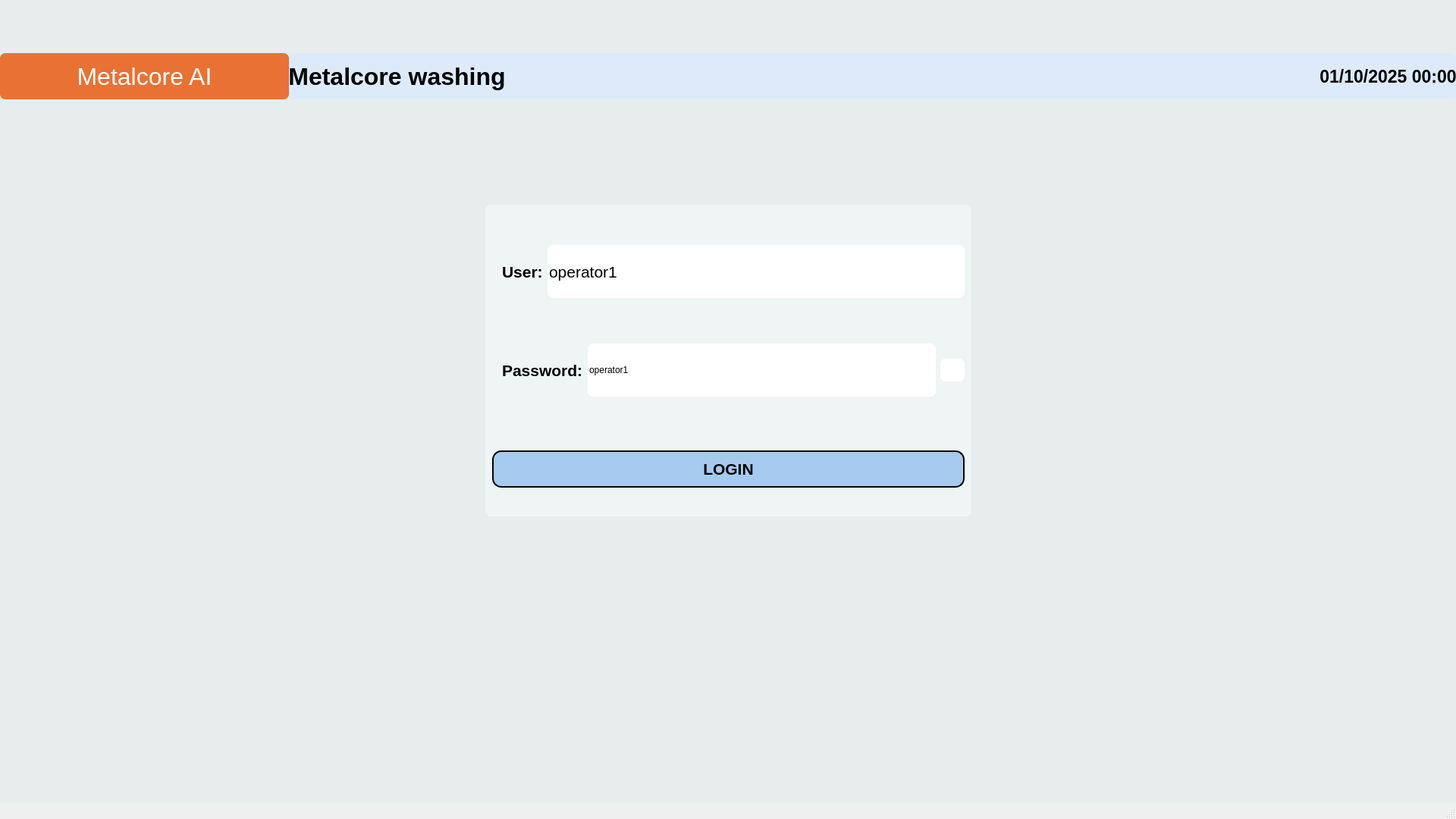
<?xml version="1.0" encoding="UTF-8"?>
<ui version="4.0">
 <class>MainWindow</class>
 <widget class="QMainWindow" name="MainWindow">
  <property name="enabled">
   <bool>true</bool>
  </property>
  <property name="geometry">
   <rect>
    <x>0</x>
    <y>0</y>
    <width>1920</width>
    <height>1080</height>
   </rect>
  </property>
  <property name="sizePolicy">
   <sizepolicy hsizetype="Preferred" vsizetype="Preferred">
    <horstretch>0</horstretch>
    <verstretch>0</verstretch>
   </sizepolicy>
  </property>
  <property name="windowTitle">
   <string>MainWindow</string>
  </property>
  <widget class="QWidget" name="centralwidget">
   <property name="styleSheet">
    <string notr="true">background-color: rgba(231,237,236,255);</string>
   </property>
   <widget class="QWidget" name="widget_2" native="true">
    <property name="geometry">
     <rect>
      <x>640</x>
      <y>270</y>
      <width>641</width>
      <height>411</height>
     </rect>
    </property>
    <property name="styleSheet">
     <string notr="true">
background-color: rgba(239,245,245,255);
border-radius: 7px;</string>
    </property>
    <layout class="QVBoxLayout" name="verticalLayout_3">
     <item>
      <widget class="QWidget" name="widget_9" native="true">
       <property name="maximumSize">
        <size>
         <width>16777215</width>
         <height>20</height>
        </size>
       </property>
       <layout class="QHBoxLayout" name="horizontalLayout_13"/>
      </widget>
     </item>
     <item>
      <widget class="QWidget" name="widget_8" native="true">
       <layout class="QHBoxLayout" name="horizontalLayout_12">
        <item>
         <widget class="QLabel" name="label_14">
          <property name="sizePolicy">
           <sizepolicy hsizetype="Fixed" vsizetype="Preferred">
            <horstretch>0</horstretch>
            <verstretch>0</verstretch>
           </sizepolicy>
          </property>
          <property name="text">
           <string/>
          </property>
          <property name="pixmap">
           <pixmap>all-icons/management.png</pixmap>
          </property>
         </widget>
        </item>
        <item>
         <widget class="QLabel" name="label_13">
          <property name="sizePolicy">
           <sizepolicy hsizetype="Fixed" vsizetype="Preferred">
            <horstretch>0</horstretch>
            <verstretch>0</verstretch>
           </sizepolicy>
          </property>
          <property name="font">
           <font>
            <pointsize>16</pointsize>
            <weight>75</weight>
            <bold>true</bold>
           </font>
          </property>
          <property name="text">
           <string>User:</string>
          </property>
         </widget>
        </item>
        <item>
         <widget class="QLineEdit" name="lineedit_username">
          <property name="sizePolicy">
           <sizepolicy hsizetype="Preferred" vsizetype="Fixed">
            <horstretch>0</horstretch>
            <verstretch>0</verstretch>
           </sizepolicy>
          </property>
          <property name="maximumSize">
           <size>
            <width>1000</width>
            <height>70</height>
           </size>
          </property>
          <property name="font">
           <font>
            <family>MS Shell Dlg 2</family>
            <pointsize>16</pointsize>
            <weight>50</weight>
            <italic>false</italic>
            <bold>false</bold>
           </font>
          </property>
          <property name="styleSheet">
           <string notr="true">background-color: rgb(255, 255, 255);
font: 16pt &quot;MS Shell Dlg 2&quot;;</string>
          </property>
          <property name="text">
           <string>operator1</string>
          </property>
         </widget>
        </item>
       </layout>
      </widget>
     </item>
     <item>
      <widget class="QWidget" name="widget_14" native="true">
       <layout class="QHBoxLayout" name="horizontalLayout_2">
        <item>
         <widget class="QLabel" name="label_10">
          <property name="sizePolicy">
           <sizepolicy hsizetype="Fixed" vsizetype="Preferred">
            <horstretch>0</horstretch>
            <verstretch>0</verstretch>
           </sizepolicy>
          </property>
          <property name="text">
           <string/>
          </property>
          <property name="pixmap">
           <pixmap>all-icons/parameter.png</pixmap>
          </property>
         </widget>
        </item>
        <item>
         <widget class="QLabel" name="label_15">
          <property name="sizePolicy">
           <sizepolicy hsizetype="Fixed" vsizetype="Preferred">
            <horstretch>0</horstretch>
            <verstretch>0</verstretch>
           </sizepolicy>
          </property>
          <property name="font">
           <font>
            <pointsize>16</pointsize>
            <weight>75</weight>
            <bold>true</bold>
           </font>
          </property>
          <property name="text">
           <string>Password:</string>
          </property>
         </widget>
        </item>
        <item>
         <widget class="QLineEdit" name="lineedit_password">
          <property name="maximumSize">
           <size>
            <width>1000</width>
            <height>70</height>
           </size>
          </property>
          <property name="styleSheet">
           <string notr="true">background-color: rgb(255, 255, 255);
font: 16pt &quot;MS Shell Dlg 2&quot;;</string>
          </property>
          <property name="text">
           <string>operator1</string>
          </property>
         </widget>
        </item>
        <item>
         <widget class="QPushButton" name="button_show_password">
          <property name="maximumSize">
           <size>
            <width>50</width>
            <height>30</height>
           </size>
          </property>
          <property name="styleSheet">
           <string notr="true">background-color: rgb(255, 255, 255);</string>
          </property>
          <property name="text">
           <string/>
          </property>
          <property name="icon">
           <iconset>
            <normaloff>../Icon/icons8-show-password-50.png</normaloff>../Icon/icons8-show-password-50.png</iconset>
          </property>
          <property name="iconSize">
           <size>
            <width>30</width>
            <height>30</height>
           </size>
          </property>
         </widget>
        </item>
       </layout>
      </widget>
     </item>
     <item>
      <widget class="QWidget" name="widget_10" native="true">
       <property name="maximumSize">
        <size>
         <width>16777215</width>
         <height>1000</height>
        </size>
       </property>
       <layout class="QHBoxLayout" name="horizontalLayout_14">
        <item>
         <widget class="QPushButton" name="button_login">
          <property name="sizePolicy">
           <sizepolicy hsizetype="Preferred" vsizetype="Fixed">
            <horstretch>0</horstretch>
            <verstretch>0</verstretch>
           </sizepolicy>
          </property>
          <property name="minimumSize">
           <size>
            <width>0</width>
            <height>45</height>
           </size>
          </property>
          <property name="font">
           <font>
            <pointsize>16</pointsize>
            <weight>75</weight>
            <bold>true</bold>
           </font>
          </property>
          <property name="styleSheet">
           <string notr="true">QPushButton {
    background-color: #A6CAEE;
    border: 2px solid black;
    border-radius: 12px;
padding: 10px 10px;
}

QPushButton:hover {
    background-color: qlineargradient(
spread:pad, 
x1:0, y1:0, x2:0, y2:1, 

stop:0 #738B95, 
stop:1 #BAE5F5
    );
}

QPushButton:pressed {
    background-color: qlineargradient(
spread:pad, 
x1:0, y1:0, x2:0, y2:1, 
stop:0  #BAE5F5, 
stop:1 #738B95
);
    padding-top: 6px;   /* tạo cảm giác ấn xuống */
}</string>
          </property>
          <property name="text">
           <string>LOGIN</string>
          </property>
          <property name="icon">
           <iconset>
            <normaloff>all-icons/account-login-24.png</normaloff>all-icons/account-login-24.png</iconset>
          </property>
          <property name="iconSize">
           <size>
            <width>32</width>
            <height>32</height>
           </size>
          </property>
         </widget>
        </item>
       </layout>
      </widget>
     </item>
    </layout>
   </widget>
   <widget class="QWidget" name="layoutWidget">
    <property name="geometry">
     <rect>
      <x>0</x>
      <y>0</y>
      <width>2</width>
      <height>2</height>
     </rect>
    </property>
    <layout class="QHBoxLayout" name="horizontalLayout"/>
   </widget>
   <widget class="QLabel" name="label">
    <property name="geometry">
     <rect>
      <x>0</x>
      <y>70</y>
      <width>1921</width>
      <height>931</height>
     </rect>
    </property>
    <property name="text">
     <string/>
    </property>
    <property name="pixmap">
     <pixmap>logo/background-hinh-nen-powerpoint-don-gian-mau-trang-1170x475.jpg</pixmap>
    </property>
    <property name="scaledContents">
     <bool>true</bool>
    </property>
   </widget>
   <widget class="QWidget" name="headerFrame_3" native="true">
    <property name="geometry">
     <rect>
      <x>0</x>
      <y>0</y>
      <width>1920</width>
      <height>71</height>
     </rect>
    </property>
    <property name="sizePolicy">
     <sizepolicy hsizetype="Preferred" vsizetype="Fixed">
      <horstretch>0</horstretch>
      <verstretch>0</verstretch>
     </sizepolicy>
    </property>
    <property name="minimumSize">
     <size>
      <width>0</width>
      <height>0</height>
     </size>
    </property>
    <property name="styleSheet">
     <string notr="true">background: qlineargradient(
spread:pad, 
x1:0, y1:0, x2:1, y2:0, 
stop:0 #DCDCDC, 
stop:0.5 #787878,
stop:1 #DCDCDC
);

</string>
    </property>
    <layout class="QHBoxLayout" name="horizontalLayout_6">
     <property name="spacing">
      <number>0</number>
     </property>
     <property name="leftMargin">
      <number>9</number>
     </property>
     <property name="topMargin">
      <number>9</number>
     </property>
     <property name="rightMargin">
      <number>9</number>
     </property>
     <property name="bottomMargin">
      <number>9</number>
     </property>
     <item>
      <widget class="QLabel" name="label_30">
       <property name="enabled">
        <bool>true</bool>
       </property>
       <property name="sizePolicy">
        <sizepolicy hsizetype="Preferred" vsizetype="Preferred">
         <horstretch>0</horstretch>
         <verstretch>0</verstretch>
        </sizepolicy>
       </property>
       <property name="minimumSize">
        <size>
         <width>0</width>
         <height>0</height>
        </size>
       </property>
       <property name="maximumSize">
        <size>
         <width>220</width>
         <height>27</height>
        </size>
       </property>
       <property name="mouseTracking">
        <bool>false</bool>
       </property>
       <property name="autoFillBackground">
        <bool>false</bool>
       </property>
       <property name="styleSheet">
        <string notr="true">background-color: rgba(255, 255, 255, 0);</string>
       </property>
       <property name="text">
        <string/>
       </property>
       <property name="textFormat">
        <enum>Qt::AutoText</enum>
       </property>
       <property name="pixmap">
        <pixmap>logo/dong_400x400_398160146-removebg-preview.png</pixmap>
       </property>
       <property name="scaledContents">
        <bool>true</bool>
       </property>
       <property name="alignment">
        <set>Qt::AlignBottom|Qt::AlignLeading|Qt::AlignLeft</set>
       </property>
      </widget>
     </item>
     <item>
      <spacer name="horizontalSpacer">
       <property name="orientation">
        <enum>Qt::Horizontal</enum>
       </property>
       <property name="sizeHint" stdset="0">
        <size>
         <width>40</width>
         <height>20</height>
        </size>
       </property>
      </spacer>
     </item>
     <item>
      <widget class="QLabel" name="label_31">
       <property name="enabled">
        <bool>true</bool>
       </property>
       <property name="maximumSize">
        <size>
         <width>106</width>
         <height>100</height>
        </size>
       </property>
       <property name="autoFillBackground">
        <bool>false</bool>
       </property>
       <property name="styleSheet">
        <string notr="true">background-color:none;
color: white;
FONT-SIZE:35PX;
font-weight: bold;
</string>
       </property>
       <property name="text">
        <string/>
       </property>
       <property name="textFormat">
        <enum>Qt::AutoText</enum>
       </property>
       <property name="pixmap">
        <pixmap>logo/logovision.png</pixmap>
       </property>
       <property name="scaledContents">
        <bool>true</bool>
       </property>
      </widget>
     </item>
    </layout>
   </widget>
   <widget class="QWidget" name="headerFrame_4" native="true">
    <property name="geometry">
     <rect>
      <x>0</x>
      <y>1000</y>
      <width>1921</width>
      <height>71</height>
     </rect>
    </property>
    <property name="sizePolicy">
     <sizepolicy hsizetype="Preferred" vsizetype="Fixed">
      <horstretch>0</horstretch>
      <verstretch>0</verstretch>
     </sizepolicy>
    </property>
    <property name="minimumSize">
     <size>
      <width>0</width>
      <height>0</height>
     </size>
    </property>
    <property name="styleSheet">
     <string notr="true">background: qlineargradient(
spread:pad, 
x1:0, y1:0, x2:1, y2:0, 
stop:0 #DCDCDC, 
stop:0.5 #787878,
stop:1 #DCDCDC
);

</string>
    </property>
    <layout class="QHBoxLayout" name="horizontalLayout_24">
     <property name="spacing">
      <number>0</number>
     </property>
     <property name="leftMargin">
      <number>9</number>
     </property>
     <property name="topMargin">
      <number>9</number>
     </property>
     <property name="rightMargin">
      <number>9</number>
     </property>
     <property name="bottomMargin">
      <number>9</number>
     </property>
    </layout>
   </widget>
   <widget class="QWidget" name="widget_4" native="true">
    <property name="geometry">
     <rect>
      <x>380</x>
      <y>70</y>
      <width>1541</width>
      <height>61</height>
     </rect>
    </property>
    <property name="styleSheet">
     <string notr="true">background-color: rgba(221,234,250,255);
border-radius: 7px;</string>
    </property>
    <layout class="QHBoxLayout" name="horizontalLayout_9">
     <item>
      <widget class="QLabel" name="label_2">
       <property name="sizePolicy">
        <sizepolicy hsizetype="Fixed" vsizetype="Preferred">
         <horstretch>0</horstretch>
         <verstretch>0</verstretch>
        </sizepolicy>
       </property>
       <property name="font">
        <font>
         <pointsize>24</pointsize>
         <weight>75</weight>
         <bold>true</bold>
        </font>
       </property>
       <property name="styleSheet">
        <string notr="true">background-color: rgba(233, 113, 52, 0);
border-radius: 7px;</string>
       </property>
       <property name="text">
        <string>Metalcore washing</string>
       </property>
       <property name="alignment">
        <set>Qt::AlignCenter</set>
       </property>
      </widget>
     </item>
     <item>
      <spacer name="horizontalSpacer_2">
       <property name="orientation">
        <enum>Qt::Horizontal</enum>
       </property>
       <property name="sizeHint" stdset="0">
        <size>
         <width>40</width>
         <height>20</height>
        </size>
       </property>
      </spacer>
     </item>
     <item>
      <widget class="QLabel" name="label_116">
       <property name="sizePolicy">
        <sizepolicy hsizetype="Fixed" vsizetype="Preferred">
         <horstretch>0</horstretch>
         <verstretch>0</verstretch>
        </sizepolicy>
       </property>
       <property name="font">
        <font>
         <pointsize>17</pointsize>
         <weight>75</weight>
         <bold>true</bold>
        </font>
       </property>
       <property name="styleSheet">
        <string notr="true">background-color: rgba(233, 113, 52, 0);
border-radius: 7px;</string>
       </property>
       <property name="text">
        <string/>
       </property>
       <property name="pixmap">
        <pixmap>all-icons/clock-6-24.png</pixmap>
       </property>
       <property name="alignment">
        <set>Qt::AlignCenter</set>
       </property>
      </widget>
     </item>
     <item>
      <widget class="QLabel" name="label_clock">
       <property name="sizePolicy">
        <sizepolicy hsizetype="Fixed" vsizetype="Preferred">
         <horstretch>0</horstretch>
         <verstretch>0</verstretch>
        </sizepolicy>
       </property>
       <property name="font">
        <font>
         <pointsize>17</pointsize>
         <weight>75</weight>
         <bold>true</bold>
        </font>
       </property>
       <property name="styleSheet">
        <string notr="true">background-color: rgba(233, 113, 52, 0);
border-radius: 7px;</string>
       </property>
       <property name="text">
        <string>01/10/2025 00:00</string>
       </property>
       <property name="alignment">
        <set>Qt::AlignCenter</set>
       </property>
      </widget>
     </item>
    </layout>
   </widget>
   <widget class="QLabel" name="label_4">
    <property name="geometry">
     <rect>
      <x>0</x>
      <y>70</y>
      <width>381</width>
      <height>61</height>
     </rect>
    </property>
    <property name="font">
     <font>
      <pointsize>24</pointsize>
     </font>
    </property>
    <property name="styleSheet">
     <string notr="true">background-color: rgb(233, 113, 52);
color: rgb(255, 255, 255);
border-radius: 7px;</string>
    </property>
    <property name="text">
     <string>Metalcore AI</string>
    </property>
    <property name="alignment">
     <set>Qt::AlignCenter</set>
    </property>
   </widget>
   <zorder>label</zorder>
   <zorder>widget_2</zorder>
   <zorder>layoutWidget</zorder>
   <zorder>headerFrame_3</zorder>
   <zorder>headerFrame_4</zorder>
   <zorder>widget_4</zorder>
   <zorder>label_4</zorder>
  </widget>
  <widget class="QStatusBar" name="statusBar"/>
  <action name="actionLoad_Model_AI">
   <property name="text">
    <string>Load Model AI</string>
   </property>
  </action>
  <action name="actionSave_Setting">
   <property name="text">
    <string>Save Settings</string>
   </property>
  </action>
  <action name="actionDisconnect_Camera">
   <property name="text">
    <string>Disconnect Camera</string>
   </property>
  </action>
  <action name="actionSelect_the_path_to_save_image">
   <property name="text">
    <string>Select the path to save image</string>
   </property>
  </action>
  <action name="Return_Fom1">
   <property name="text">
    <string>Return Form1</string>
   </property>
  </action>
  <action name="actionReturn_Login">
   <property name="text">
    <string>Return Login</string>
   </property>
  </action>
 </widget>
 <resources/>
 <connections/>
</ui>
